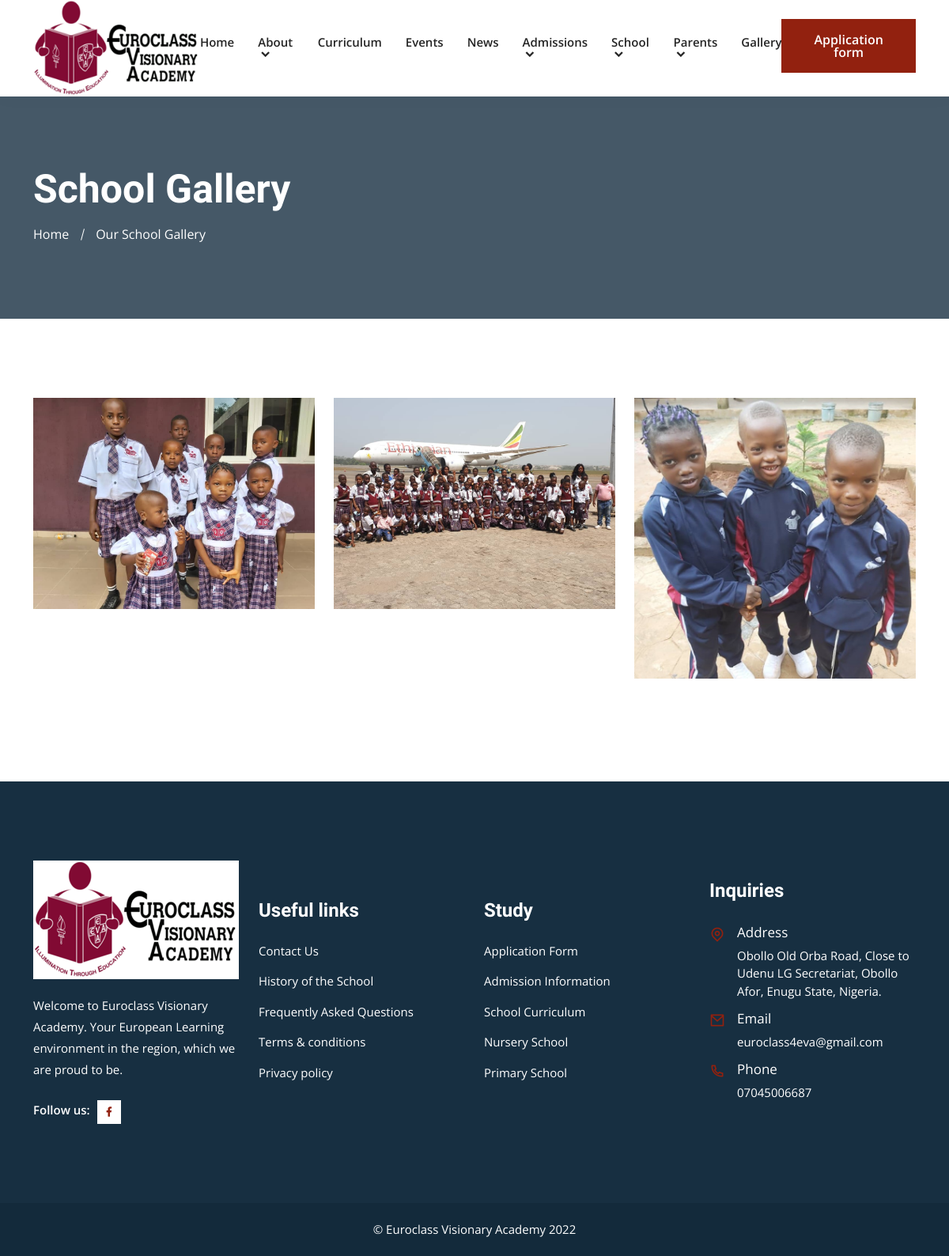
Page /gallery/ on the committed database.
### core/models.py (models this page shows, shortened)
class SchoolContactInfo(models.Model):
    short_information = models.CharField(max_length=150)
    address = models.CharField(max_length=200)
    email = models.EmailField()
    phone_number = models.CharField(max_length=15)
    logo = models.ImageField(upload_to='logo')
    facebook_url = models.URLField(blank=True)
    instagram_url = models.URLField(blank=True)
    twitter_url = models.URLField(blank=True)
    linkedin_url = models.URLField(blank=True)
    class Meta:
        verbose_name = 'School Contact Information'
        verbose_name_plural = 'School Contact Information'

class Picture(models.Model):
    caption = models.CharField(max_length=100)
    image = models.ImageField(upload_to='picture')
    created = models.DateTimeField(auto_now_add=True)
    updated = models.DateTimeField(auto_now=True)

### core/views.py (the view)
# urls.py: path('gallery/', views.gallery, name='gallery'),
def gallery(request):
    pictures = Picture.objects.all()
    return render(request, 'gallery.html', {'pictures': pictures})

### core/context_processors.py (called while the page is built)
def euroclass(request):
    return {
        'about': About.objects.first(),
        'latest_news': News.objects.all()[:3],
        'info': SchoolContactInfo.objects.first(),
    }

### templates/gallery.html (shortened to what this page needs)
{% extends "base.html" %}
{% block content %}
<div class="page-title-area bg-6">
    <div class="container">
        <div class="page-title-content">
            <h2>School Gallery</h2>
            <ul>
                <li><a href="{% url 'home' %}">Home</a></li>
                <li class="active">Our School Gallery</li>
            </ul>
        </div>
    </div>
</div>
<div class="gallery-area gallery-popup ptb-100">
    <div class="container">
        <div class="row justify-content-center">
            {% for picture in pictures %}
            <div class="col-lg-4 col-md-6">
                <div class="single-gallery">
                    <img src="{{ picture.image.url }}" height="650" width="650" alt="Image">
                </div>
            </div>
            {% empty %}
                <p class="text-center">No Pictures in Gallery</p>
            {% endfor %}
        </div>
    </div>
</div>
{% endblock %}

### templates/base.html (shortened to what this page needs)
<!doctype html>
<html lang="en">
{% load static %}
<head>
    <link rel="stylesheet" href="{% static 'css/bootstrap.min.css' %}">
    <link rel="stylesheet" href="{% static 'css/owl.theme.default.min.css' %}">
    <link rel="stylesheet" href="{% static 'css/owl.carousel.min.css' %}">
    <link href="https://cdn.jsdelivr.net/npm/remixicon@2.2.0/fonts/remixicon.css" rel="stylesheet">
    <link rel="stylesheet" href="{% static 'css/meanmenu.min.css' %}">
    <link rel="stylesheet" href="{% static 'css/animate.min.css' %}">
    <link rel="stylesheet" href="{% static 'css/odometer.min.css' %}">
    <link rel="stylesheet" href="{% static 'css/magnific-popup.min.css' %}">
    <link rel="stylesheet" href="{% static 'css/date-picker.min.css' %}">
    <link rel="stylesheet" href="{% static 'css/app.css' %}?v=1.1">
    <link rel="stylesheet" href="{% static 'css/style.css' %}">
    <link rel="stylesheet" href="{% static 'css/responsive.css' %}">
</head>
<body>
    {% include '_navbar.html' %}
    {% block content %}{% endblock %}
    <footer class="footer-area black-bg-color">
        <div class="container">
            <div class="row align-items-center justify-content-center">
                <div class="col-lg-3 col-sm-6">
                    <div class="single-footer-widget bg-f9f5f1">
                        <a href="index.html" class="logo">
                                <img src="{% if info.logo %}{{ info.logo.url }}{% else %}https://via.placeholder.com/157x48{% endif %}" alt="Image">
                            </a>
                        <p>{{ info.short_information }}</p>
                        <ul class="social-icon">
                            <li>
                                <span>Follow us:</span>
                            </li>
                            <li>
                                <a href="{{ info.facebook_url }}" target="_blank">
                                        <i class="ri-facebook-fill"></i>
                                    </a>
                            </li>
                        </ul>
                    </div>
                </div>
                <div class="col-lg-3 col-sm-6">
                    <div class="single-footer-widget">
                        <h3>Useful links</h3>
                        <ul class="import-link">
                            <li>
                                <a href="{% url 'contact' %}">Contact Us</a>
                            </li>
                            <li>
                                <a href="{% url 'history' %}">History of the School</a>
                            </li>
                            <li>
                                <a href="{% url 'faq' %}">Frequently Asked Questions</a>
                            </li>
                            <li>
                                <a href="/terms/">Terms & conditions</a>
                            </li>
                            <li>
                                <a href="/privacy/">Privacy policy</a>
                            </li>
                        </ul>
                    </div>
                </div>
                <div class="col-lg-3 col-sm-6">
                    <div class="single-footer-widget">
                        <h3>Study</h3>
                        <ul class="import-link">
                            <li>
                                <a href="{% url 'application' %}">Application Form</a>
                            </li>
                            <li>
                                <a href="{% url 'admission' %}">Admission Information</a>
                            </li>
                            <li>
                                <a href="{% url 'curriculum' %}">School Curriculum</a>
                            </li>
                            <li>
                                <a href="/nursery/">Nursery School</a>
                            </li>
                            <li>
                                <a href="/primary/">Primary School</a>
                            </li>
                        </ul>
                    </div>
                </div>
                <div class="col-lg-3 col-sm-6">
                    <div class="single-footer-widget">
                        <h3>Inquiries</h3>
                        <ul class="address">
                            <li class="location">
                                <i class="ri-map-pin-line"></i>
                                <span>Address</span> {{ info.address }}
                            </li>
                            <li>
                                <i class="ri-mail-line"></i>
                                <span>Email</span>
                                <a href="mailto:{{ info.email }}">{{ info.email }}</a>
                            </li>
                            <li>
                                <i class="ri-phone-line"></i>
                                <span>Phone</span>
                                <a href="tel:{{ info.phone_number }}">{{ info.phone_number }}</a>
                            </li>
                        </ul>
                    </div>
                </div>
            </div>
        </div>
    </footer>
    <div class="copy-right-area">
        <div class="container">
            <p>
                &copy; Euroclass Visionary Academy {% now "Y" %}
            </p>
        </div>
    </div>
</body>
</html>

### templates/_navbar.html (shortened to what this page needs)
<header class="header-area">
    <div class="navbar-area">
        <div class="desktop-nav">
            <div class="container">
                <nav class="navbar navbar-expand-md navbar-light">
                    <a class="navbar-brand" href="{% url 'home' %}">
                            <img src="{% if info.logo %}{{ info.logo.url }}{% else %}https://via.placeholder.com/157x48{% endif %}" alt="logo">
                        </a>
                    <div class="collapse navbar-collapse mean-menu" id="navbarSupportedContent">
                        <ul class="navbar-nav m-auto">
                            <li class="nav-item">
                                <a href="{% url 'home' %}" class="nav-link">Home</a>
                            </li>
                            <li class="nav-item">
                                <a href="#" class="nav-link">
                                    About <i class="ri-arrow-down-s-line"></i>
                                </a>
                            </li>
                            <li class="nav-item">
                                <a href="{% url 'curriculum' %}" class="nav-link">Curriculum</a>
                            </li>
                            <li class="nav-item">
                                <a href="{% url 'events' %}" class="nav-link">Events</a>
                            </li>
                            <li class="nav-item">
                                <a href="{% url 'news' %}" class="nav-link">News</a>
                            </li>
                            <li class="nav-item">
                                <a href="#" class="nav-link">
                                    Admissions <i class="ri-arrow-down-s-line"></i>
                                </a>
                            </li>
                            <li class="nav-item">
                                <a href="#" class="nav-link">
                                    School <i class="ri-arrow-down-s-line"></i>
                                </a>
                            </li>
                            <li class="nav-item">
                                <a href="#" class="nav-link">
                                    Parents <i class="ri-arrow-down-s-line"></i>
                                </a>
                            </li>
                            <li class="nav-item">
                                <a href="{% url 'gallery' %}" class="nav-link">Gallery</a>
                            </li>
                        </ul>
                        <div class="others-options">
                            <ul>
                                <li>
                                    <a href="{% url 'application' %}" class="default-btn">Application form</a>
                                </li>
                            </ul>
                        </div>
                    </div>
                </nav>
            </div>
        </div>
    </div>
</header>

### rows in the picture
SchoolContactInfo: logo (picture), short_information "Welcome to Euroclass Visionary Academy. Your European Learning environment in the region, which we are proud to be.", address "Obollo Old Orba Road, Close to Udenu LG Secretariat, Obollo Afor, Enugu State, Nigeria.", email "euroclass4eva@gmail.com", phone_number "07045006687"
Picture: image (picture)
Picture: image (picture)
Picture: image (picture)
